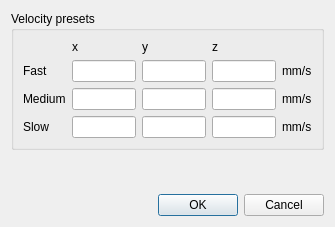
<?xml version="1.0" encoding="UTF-8"?>
<ui version="4.0">
 <class>Dialog</class>
 <widget class="QDialog" name="Dialog">
  <property name="geometry">
   <rect>
    <x>0</x>
    <y>0</y>
    <width>335</width>
    <height>227</height>
   </rect>
  </property>
  <property name="windowTitle">
   <string>Stage settings</string>
  </property>
  <layout class="QVBoxLayout" name="verticalLayout">
   <item>
    <widget class="QGroupBox" name="groupBox">
     <property name="title">
      <string>Velocity presets</string>
     </property>
     <layout class="QVBoxLayout" name="verticalLayout_2">
      <item>
       <layout class="QGridLayout" name="gridLayout">
        <item row="4" column="4">
         <widget class="QLabel" name="label_10">
          <property name="text">
           <string>mm/s</string>
          </property>
         </widget>
        </item>
        <item row="2" column="2">
         <widget class="QLineEdit" name="y_fast_preset_lineEdit">
          <property name="minimumSize">
           <size>
            <width>50</width>
            <height>0</height>
           </size>
          </property>
         </widget>
        </item>
        <item row="5" column="2">
         <widget class="QLineEdit" name="y_slow_preset_lineEdit">
          <property name="minimumSize">
           <size>
            <width>50</width>
            <height>0</height>
           </size>
          </property>
         </widget>
        </item>
        <item row="5" column="0">
         <widget class="QLabel" name="label_5">
          <property name="text">
           <string>Slow</string>
          </property>
         </widget>
        </item>
        <item row="4" column="2">
         <widget class="QLineEdit" name="y_med_preset_lineEdit">
          <property name="minimumSize">
           <size>
            <width>50</width>
            <height>0</height>
           </size>
          </property>
         </widget>
        </item>
        <item row="0" column="3">
         <widget class="QLabel" name="label_4">
          <property name="text">
           <string>z</string>
          </property>
         </widget>
        </item>
        <item row="4" column="1">
         <widget class="QLineEdit" name="x_med_preset_lineEdit">
          <property name="minimumSize">
           <size>
            <width>50</width>
            <height>0</height>
           </size>
          </property>
         </widget>
        </item>
        <item row="0" column="2">
         <widget class="QLabel" name="label_3">
          <property name="text">
           <string>y</string>
          </property>
         </widget>
        </item>
        <item row="2" column="0">
         <widget class="QLabel" name="label_11">
          <property name="text">
           <string>Fast</string>
          </property>
         </widget>
        </item>
        <item row="4" column="0">
         <widget class="QLabel" name="label">
          <property name="text">
           <string>Medium</string>
          </property>
         </widget>
        </item>
        <item row="4" column="3">
         <widget class="QLineEdit" name="z_med_preset_lineEdit">
          <property name="minimumSize">
           <size>
            <width>50</width>
            <height>0</height>
           </size>
          </property>
         </widget>
        </item>
        <item row="5" column="1">
         <widget class="QLineEdit" name="x_slow_preset_lineEdit">
          <property name="minimumSize">
           <size>
            <width>50</width>
            <height>0</height>
           </size>
          </property>
         </widget>
        </item>
        <item row="0" column="1">
         <widget class="QLabel" name="label_2">
          <property name="text">
           <string>x</string>
          </property>
         </widget>
        </item>
        <item row="5" column="4">
         <widget class="QLabel" name="label_15">
          <property name="text">
           <string>mm/s</string>
          </property>
         </widget>
        </item>
        <item row="2" column="4">
         <widget class="QLabel" name="label_6">
          <property name="text">
           <string>mm/s</string>
          </property>
         </widget>
        </item>
        <item row="2" column="1">
         <widget class="QLineEdit" name="x_fast_preset_lineEdit">
          <property name="minimumSize">
           <size>
            <width>50</width>
            <height>0</height>
           </size>
          </property>
         </widget>
        </item>
        <item row="5" column="3">
         <widget class="QLineEdit" name="z_slow_preset_lineEdit">
          <property name="minimumSize">
           <size>
            <width>50</width>
            <height>0</height>
           </size>
          </property>
         </widget>
        </item>
        <item row="2" column="3">
         <widget class="QLineEdit" name="z_fast_preset_lineEdit">
          <property name="minimumSize">
           <size>
            <width>50</width>
            <height>0</height>
           </size>
          </property>
         </widget>
        </item>
       </layout>
      </item>
     </layout>
    </widget>
   </item>
   <item>
    <spacer name="verticalSpacer">
     <property name="orientation">
      <enum>Qt::Vertical</enum>
     </property>
     <property name="sizeHint" stdset="0">
      <size>
       <width>20</width>
       <height>40</height>
      </size>
     </property>
    </spacer>
   </item>
   <item>
    <widget class="QDialogButtonBox" name="buttonBox">
     <property name="orientation">
      <enum>Qt::Horizontal</enum>
     </property>
     <property name="standardButtons">
      <set>QDialogButtonBox::Cancel|QDialogButtonBox::Ok</set>
     </property>
    </widget>
   </item>
  </layout>
 </widget>
 <tabstops>
  <tabstop>x_fast_preset_lineEdit</tabstop>
  <tabstop>y_fast_preset_lineEdit</tabstop>
  <tabstop>z_fast_preset_lineEdit</tabstop>
  <tabstop>x_med_preset_lineEdit</tabstop>
  <tabstop>y_med_preset_lineEdit</tabstop>
  <tabstop>z_med_preset_lineEdit</tabstop>
  <tabstop>x_slow_preset_lineEdit</tabstop>
  <tabstop>y_slow_preset_lineEdit</tabstop>
  <tabstop>z_slow_preset_lineEdit</tabstop>
 </tabstops>
 <resources/>
 <connections>
  <connection>
   <sender>buttonBox</sender>
   <signal>accepted()</signal>
   <receiver>Dialog</receiver>
   <slot>accept()</slot>
   <hints>
    <hint type="sourcelabel">
     <x>248</x>
     <y>254</y>
    </hint>
    <hint type="destinationlabel">
     <x>157</x>
     <y>274</y>
    </hint>
   </hints>
  </connection>
  <connection>
   <sender>buttonBox</sender>
   <signal>rejected()</signal>
   <receiver>Dialog</receiver>
   <slot>reject()</slot>
   <hints>
    <hint type="sourcelabel">
     <x>316</x>
     <y>260</y>
    </hint>
    <hint type="destinationlabel">
     <x>286</x>
     <y>274</y>
    </hint>
   </hints>
  </connection>
 </connections>
</ui>
